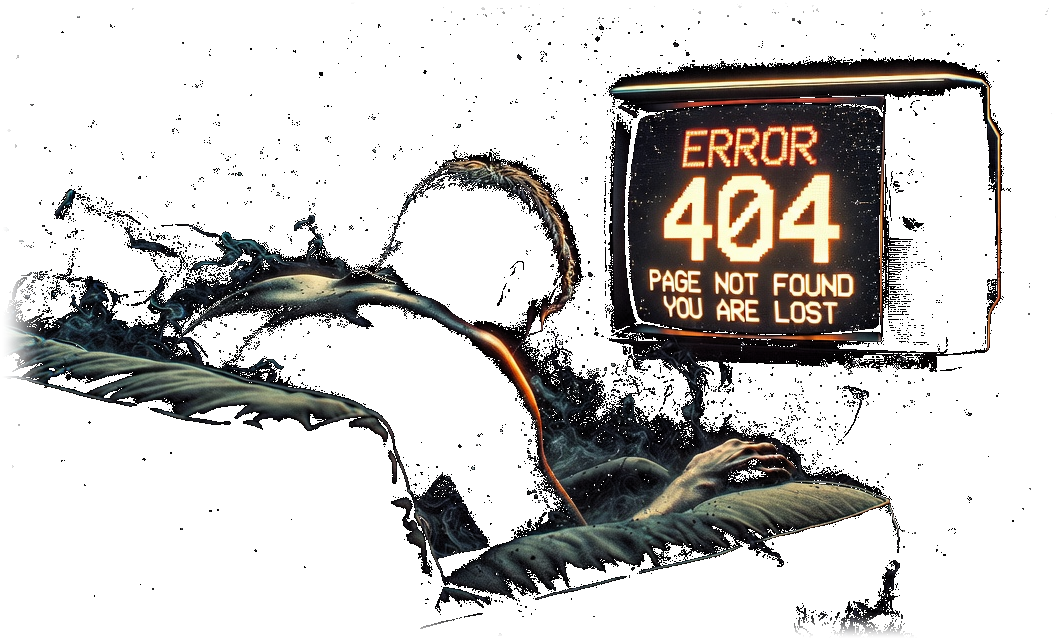
#> input picture src/assets/vision-apparition.png, 1060 x 640 px
$ python prepare-vision-asset.py ../src/assets/vision-apparition.png
#> lines starting #> are read from the running program, lines starting #| are printed output that depends on the picture
#!/usr/bin/env python3
"""Preprocess the vision-encounter render into src/assets/vision-apparition.png.

Run:  python3 scripts/prepare-vision-asset.py <source-image>

The vision plane is drawn with THREE.AdditiveBlending (see src/scene/vision.js), which imposes two
requirements this script exists to satisfy:

  1. THE VOID MUST BE EXACTLY BLACK. Additive blending adds the source color to whatever is behind
     it, so a background at luminance ~5 (which is what the generator's grain/JPEG noise floor
     actually measures) would render as a faintly-lifted rectangle floating in the abyss — the same
     "I can still see the box" failure v2.15 chased on the old TV asset. FLOOR crushes anything at
     or below that noise floor to (0,0,0), which adds literally nothing.

  2. THE CANVAS EDGES MUST NOT CUT THE SUBJECT. The couch runs off the source render's left and
     bottom edges (verified: left-edge max luminance 184), so without a feather the plane would end
     in a hard photographic cut. FEATHER ramps alpha to 0 over the outer edge of each side.

NOT done here, deliberately: any subject/background alpha key. The man's body and the surrounding
void share the same median luminance (5 vs 5) in this render, so no threshold separates them — a
luminance key would punch holes in the figure, which is exactly the v2.8 invisible-silhouette bug.
Under additive blending none is needed.
"""

import sys
from PIL import Image

DST = 'src/assets/vision-apparition.png'
FLOOR = 9.0                 # luminance at or below this is noise floor / true void -> pure black, alpha 0
GAIN = 255.0 / (255.0 - FLOOR)
FEATHER = 0.045             # fraction of width/height faded out at each canvas edge
# Crop of the 1280x720 source, in source pixels. The dead void right of the TV and above the scene
# costs real world-space plane size for nothing: the plane's width is fixed by how big the "404"
# glyphs need to be on screen, so every pixel of empty margin makes the plane physically LARGER for
# the same text, which in turn forces VISION_ENCOUNTER.axisOffset further out (the plane's
# half-width has to clear the travel axis or the camera flies through the picture) — and pushing the
# encounter further away is exactly what shrinks the text at closest pass. Cropping is the only
# lever that breaks that loop; scaling cannot, since it grows glyph and half-width in lockstep.
CROP = (100, 80, 1160, 720)  # left, top, right, bottom -> 1060x640


def ramp(v):
    v = max(0.0, min(1.0, v))
    return v * v * (3 - 2 * v)   # smoothstep


def main(src):
#> called with src = '../src/assets/vision-apparition.png'
    im = Image.open(src).convert('RGB').crop(CROP)
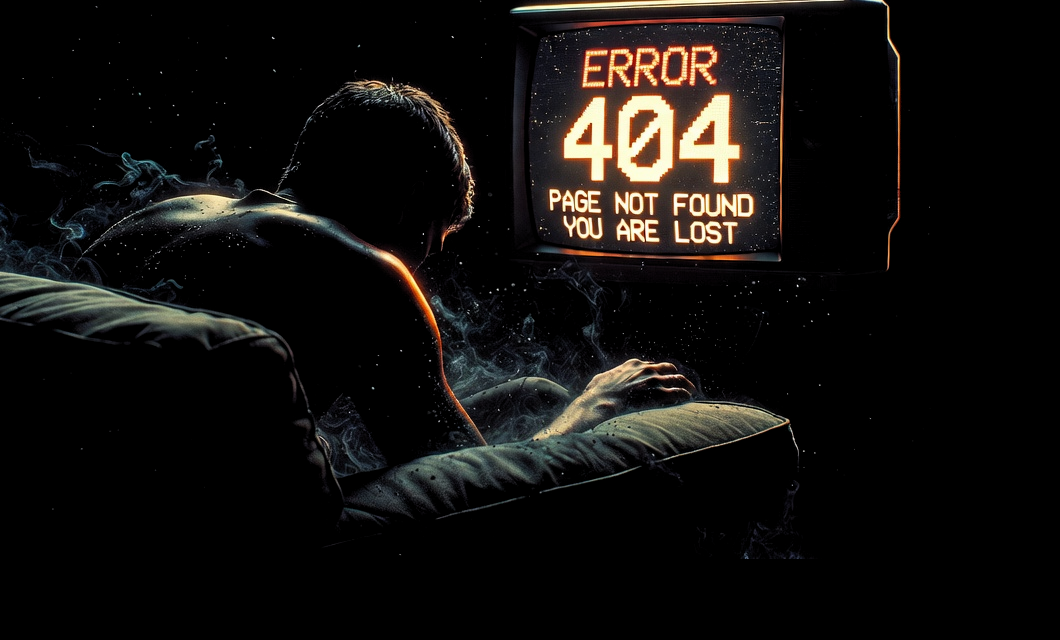
#> im: PIL image 1060x640 RGB; mean R, G, B 17.9, 15.9, 14.1
    w, h = im.size
#> w = 1060; h = 640
    px = im.load()
    out = Image.new('RGBA', (w, h))
#> out: PIL image 1060x640 RGBA; every value is 0
    op = out.load()

    fx, fy = w * FEATHER, h * FEATHER
#> fx = 47.7; fy = 28.8
    for y in range(h):
        ey = min(ramp(y / fy), ramp((h - 1 - y) / fy))
        for x in range(w):
            r, g, b = px[x, y]
            lum = 0.2126 * r + 0.7152 * g + 0.0722 * b
            e = min(ramp(x / fx), ramp((w - 1 - x) / fx), ey)
            if lum <= FLOOR or e <= 0:
                op[x, y] = (0, 0, 0, 0)
                continue
            # Subtract the noise floor from RGB and restore the range. The feather lives in ALPHA
            # only — applying it to RGB as well would darken twice, since both blend modes multiply
            # source color by source alpha.
            k = ((lum - FLOOR) * GAIN) / lum
            op[x, y] = (int(min(255, r * k)), int(min(255, g * k)), int(min(255, b * k)), int(e * 255))

    out.save(DST, optimize=True)
    print(f'wrote {DST} {out.size}')


if __name__ == '__main__':
    if len(sys.argv) != 2:
        sys.exit(__doc__)
#> (the run stopped early here; a loop or call above may not have finished)
